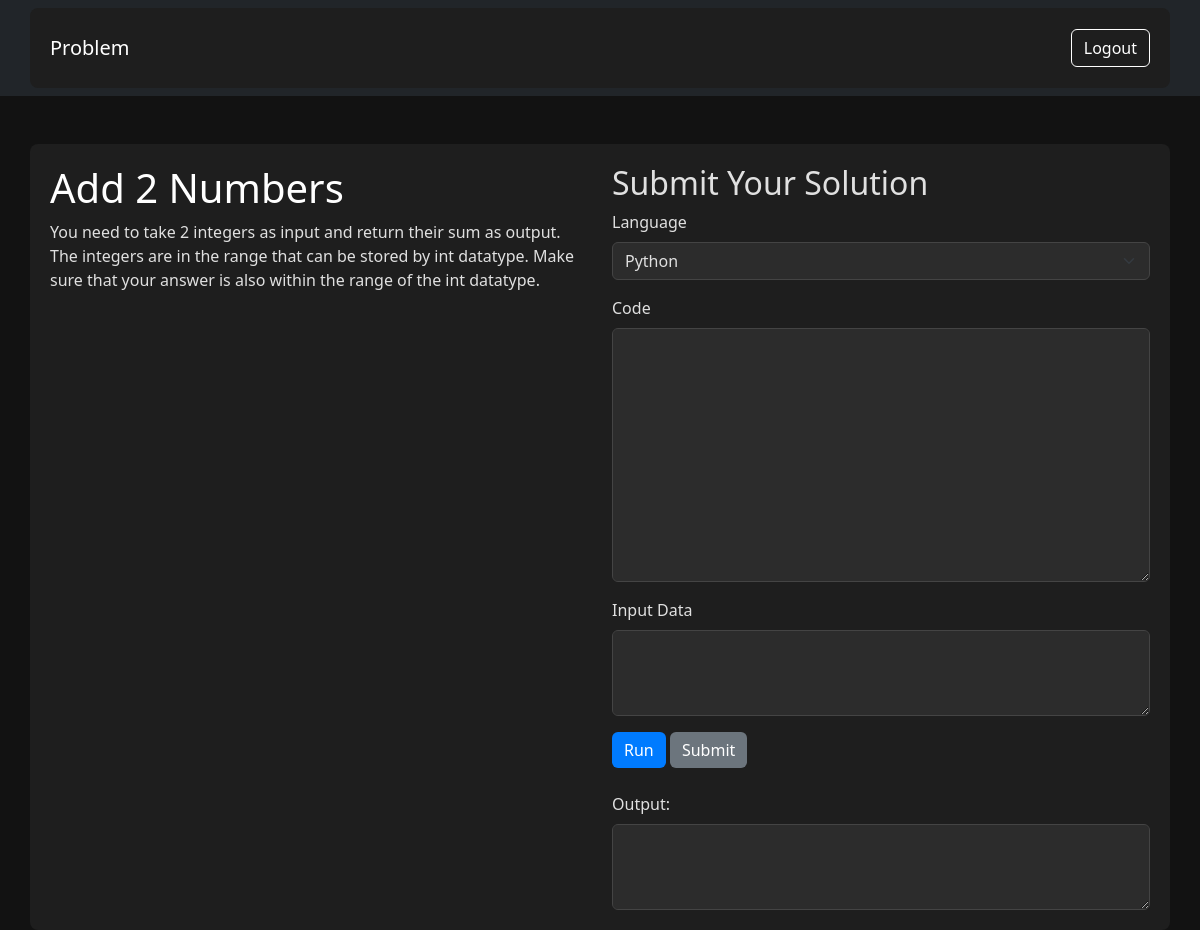
/problems/problem/2/ (signed in), run on the app's committed database.
### Problemset/models.py (models this page shows, shortened)
class Problem(models.Model):
    title = models.CharField(max_length=200)
    description = models.TextField()

### Problemset/views.py (the view, shortened to what this page needs)
# urls.py: path('problem/<int:problem_id>/', views.problem_detail, name='problem_detail'),
@login_required
def problem_detail(request, problem_id):
    problem = get_object_or_404(Problem, pk = problem_id )
    return render(request, 'Problemset/problem_detail.html', {'problem': problem})

### Problemset/templates/Problemset/problem_detail.html (shortened to what this page needs)
<!DOCTYPE html>
<html lang="en">
<head>
    <link href="https://cdn.jsdelivr.net/npm/bootstrap@5.3.0/dist/css/bootstrap.min.css" rel="stylesheet">
</head>
<body>
    <header>
        <nav class="navbar navbar-dark bg-dark">
            <div class="container">
                <a class="navbar-brand" href="#">Problem</a>
                <a class="btn btn-outline-light" href="{% url 'logout' %}">Logout</a>
            </div>
        </nav>
    </header>
    <div class="container mt-5">
        <div class="row">
            <div class="col-md-6">
                <h1>{{ problem.title }}</h1>
                <p>{{ problem.description }}</p>
            </div>
            <div class="col-md-6">
                <h2>Submit Your Solution</h2>
                <form id="compiler-form" method="post">
                    <div class="mb-3">
                        <label for="language" class="form-label">Language</label>
                        <select id="language" name="language" class="form-select">
                            <option value="python">Python</option>
                        </select>
                    </div>
                    <div class="mb-3">
                        <label for="code" class="form-label">Code</label>
                        <textarea id="code" name="code" class="form-control" rows="10"></textarea>
                    </div>
                    <div class="mb-3">
                        <label for="input_data" class="form-label">Input Data</label>
                        <textarea id="input_data" name="input_data" class="form-control" rows="3"></textarea>
                    </div>
                    <button type="button" class="btn btn-primary" onclick="runCode()">Run</button>
                    <button type="submit" class="btn btn-secondary" onclick="submitCode()">Submit</button>
                </form>
                <div class="mt-4">
                    <label for="output" class="form-label">Output:</label>
                    <textarea id="output" name="output" class="form-control" rows="3" readonly></textarea>
                </div>
            </div>
        </div>
    </div>
</body>
</html>

### Problemset/templates/Problemset/problem_detail.html (style rules this page uses)
body { background-color: #121212; color: #e0e0e0; }
.navbar-dark { background-color: #343a40; }
.container { background-color: #1e1e1e; border-radius: 8px; padding: 20px; }
h1 { color: #ffffff; }
.form-control { background-color: #2c2c2c; color: #e0e0e0; border: 1px solid #444; }
.form-select { background-color: #2c2c2c; color: #e0e0e0; border: 1px solid #444; }
.btn-primary { background-color: #007bff; border: none; }
.btn-secondary { background-color: #6c757d; border: none; }
.btn { color: #ffffff; }
.btn-outline-light { border-color: #ffffff; color: #ffffff; }

### data on the page
Problem: title "Add 2 Numbers", description "You need to take 2 integers as input and return their sum as output. The integers are in the range that can be stored by int datatype. Make sure that your answer is also within the range of the int datatype."
